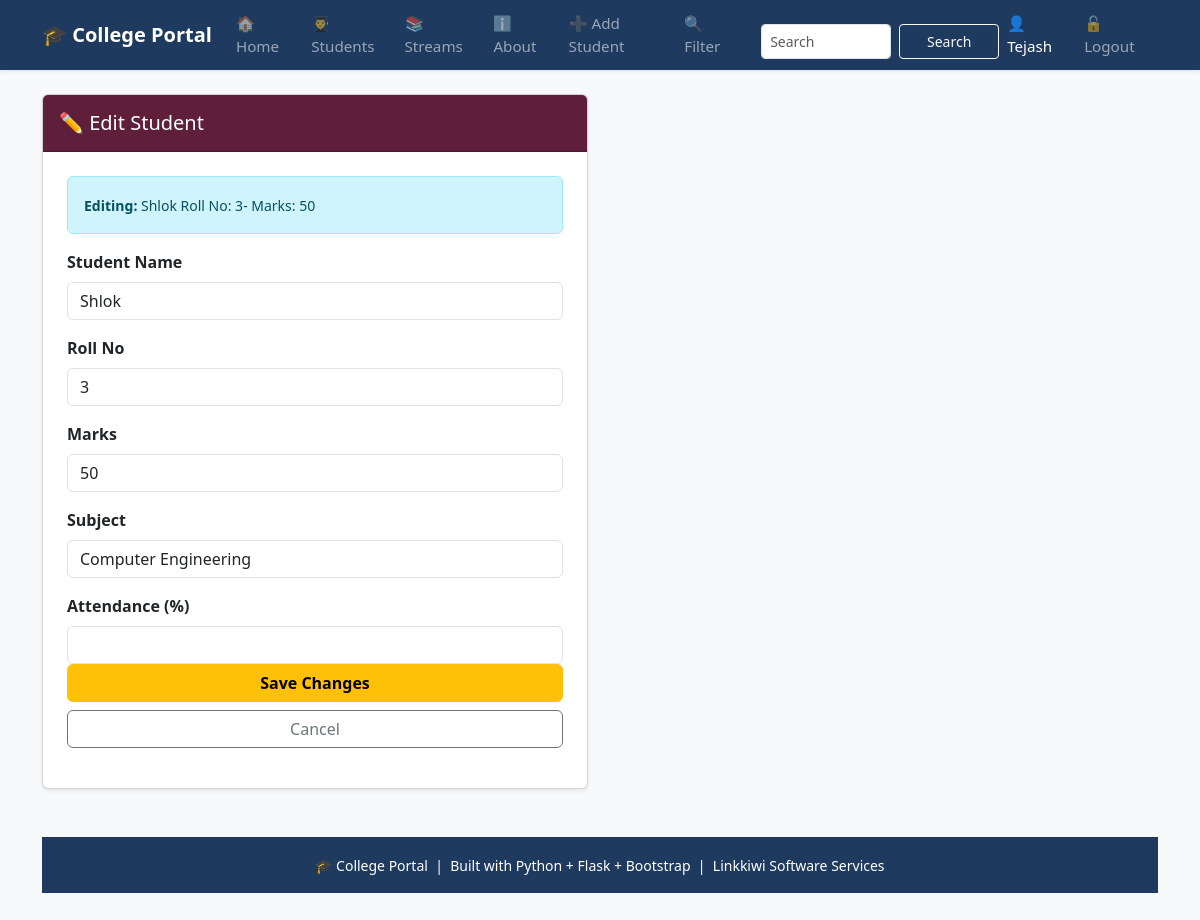
Page /edit/5 (signed in) on the committed database.
### tables this page shows
CREATE TABLE students (
                    id INTEGER PRIMARY KEY AUTOINCREMENT,
                    name TEXT NOT NULL,
                    roll INTEGER NOT NULL,
                    marks INTEGER NOT NULL,
                    subject TEXT NOT NULL,
                    attendance INTEGER DEFAULT 0
                 );

### app.py (the view, shortened to what this page needs)
@app.route('/edit/<int:id>', methods=['GET', 'POST'])
def edit_student(id):
    if session.get('role') != 'admin':
        flash("Admins only!  You do not have permission", "danger")
        return redirect(url_for('home'))
    conn = get_db()
    student = conn.execute('SELECT * FROM students WHERE id = ?', (id,)).fetchone()
    conn.close()
    if student is None:
        abort(404) # trigger 404.html
    return render_template('edit_student.html', student=student)

### database.py (called while the page is built)
def get_db():
   conn = sqlite3.connect('myproject.db')
   conn.row_factory = sqlite3.Row  # To access columns by name
   return conn

### templates/edit_student.html (shortened to what this page needs)
{% extends "base.html" %}
{% block content %}
<div class="row" justify-content center">
<div class="col-md-6">
<div class="card shadow-sm">
    <div class="card-header py-3" style="background-color: #5f1e3a;">
        <h5 class="mb-0 text-white">
            ✏️ Edit Student
        </h5>
    </div>
    <div class="card-body p-4">
        <div class="alert alert-info" py-2 mb-4">
            <small>
                <strong>Editing: </strong>
                {{ student['name'] }}
                Roll No: {{student['roll']}}-
                Marks: {{ student['marks'] }}
            </small>
        </div>
        <form action="{{url_for('edit_student',id=student['id'])}}"
              method="POST">
              <div class="mb-3">
                <label class="form-label fw-bold">Student Name</label>
              <input required
                     name="student_name"
                     class="form-control"
                     placeholder="Enter Student Name"
                     type="text"
                     value="{{ student['name'] }}">
              </div>
            <div class="mb-3">
                <label class="form-label fw-bold">Roll No</label>
                <input required
                       name="roll"
                       min="0"
                       class="form-control"
                       placeholder="Enter Roll Number"
                       type="number"
                       value="{{ student['roll'] }}">
                </div>
            <div class="mb-3">
                <label class="form-label fw-bold">Marks</label>
                <input required
                       name="marks"
                       min="0"
                       class="form-control"
                       placeholder="Enter Marks"
                       type="number"
                       value="{{ student['marks'] }}">
                </div>
            <div class="mb-3">
                <label class="form-label fw-bold">Subject</label>
                <input required
                       name="subject"
                       class="form-control"
                       placeholder="Enter Subject"
                       type="text"
                       value="{{ student['subject'] }}">
                </div>
            <div class="mb-3">
                <label class="form-label fw-bold">Attendance (%)</label>
                <input required
                          name="attendance"
                          min="0"
                          max="100"
                          class="form-control"
                          type="number"
            </div>
            <div class="d-grid">
                <button type="submit" class="btn btn-warning fw-bold">
                    Save Changes
                </button>
                <a href="{{ url_for('students_page') }}"
                   class="btn btn-outline-secondary mt-2">
                    Cancel
                </a>
            </div>
        </form>
    </div>
</div>
</div>
</div>
{% endblock %}

### templates/base.html (style rules this page uses)
:root { --brand: #1e3a5f; }

### rows in the picture
students: name "Shlok", roll "3", marks "50", student_name "Shlok", subject "Computer Engineering"

### other values in the picture
{{ session.username }} "Tejash"
